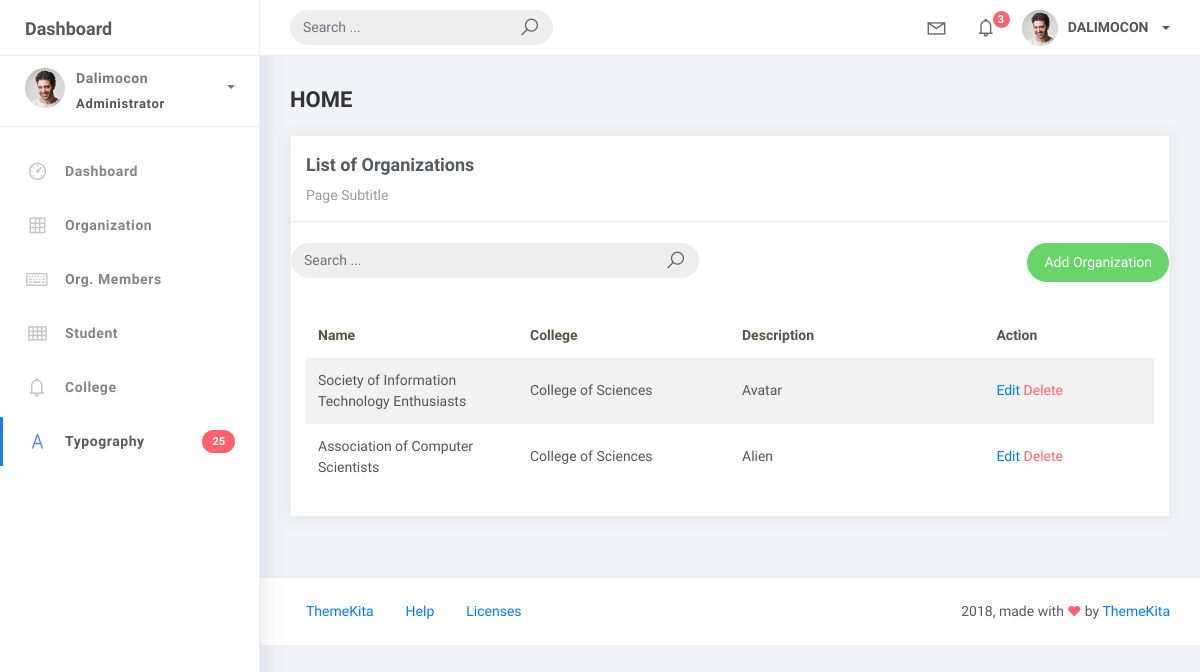
Before: /organization_list with the older database file.
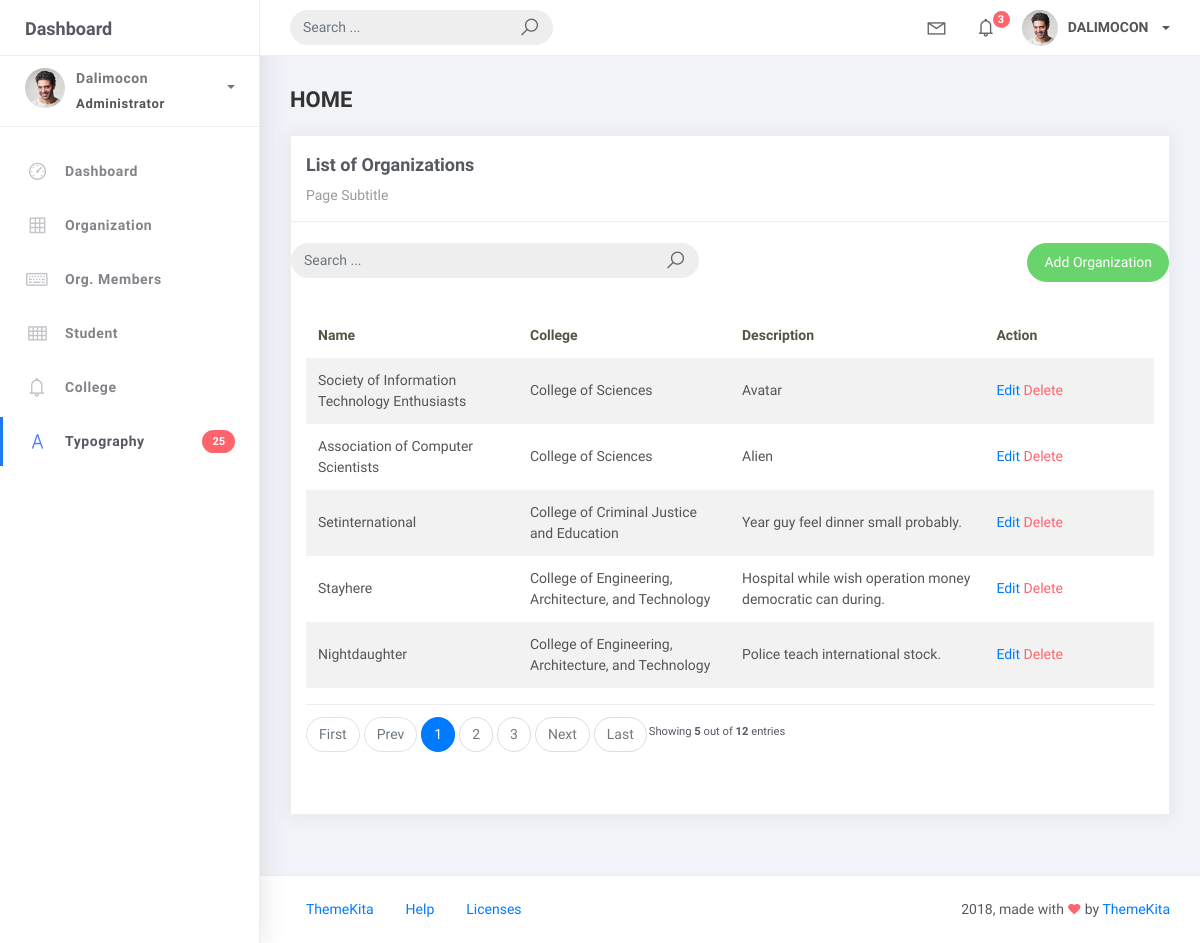
After: the same page with the newer database file.
### studentorg/models.py (models this page shows, shortened)
class BaseModel(models.Model):
    created_at = models.DateTimeField(auto_now_add=True, db_index=True)
    updated_at = models.DateTimeField(auto_now=True)
    class Meta:
        abstract = True

class Organization(BaseModel):
    name = models.CharField(max_length=250)
    college = models.ForeignKey(
        College, null=True, blank=True, on_delete=models.CASCADE)
    description = models.CharField(max_length=500)

class College(BaseModel):
    college_name = models.CharField(max_length=150)
    def __str__(self):
        return self.college_name

### studentorg/views.py (the view)
# urls.py: path('organization_list', OrganizationList.as_view(), name='organization-list'),
class OrganizationList(ListView):
    model = Organization
    context_object_name = 'organization'
    template_name  = 'org_list.html'
    paginate_by = 5
    def get_queryset(self, *args, **kwargs):
         qs = super(OrganizationList, self).get_queryset(*args, **kwargs)
         if self.request.GET.get("q") != None:
             query = self.request.GET.get('q')
             qs = qs = qs.filter(Q(name__icontains=query) |
                           Q(description__icontains=query) | Q(college__college_name__icontains=query))
         return qs

### templates/org_list.html
{% extends 'base.html' %}
{% load static %}
{% block content %}
<div class="content">
    <div class="container-fluid">
        <h4 class="page-title">HOME</h4>
        <div class="row">
            <div class="col-md-12">
                <div class="card">
                    <div class="card-header">
                        <div class="card-title">List of Organizations</div>
                        <div class="card-category">Page Subtitle</div>
                    </div>
                    <br>
                    <div class="row">
                        <div class="col-md-6">
                            <form action="" method="get" class="navbar-left navbar-form nav-search mr-md-3">
                                <div class="input-group">
                                    <input type="text" name="q" placeholder="Search ..." class="form-control" value="{{ request.GET.q }}" />
                                    <div class="input-group-append">
                                        <button type="submit" class="input-group-text"><i class="la la-search search-icon"></i></button>
                                    </div>
                                </div>
                            </form>
                        </div>
                        <div class="col-md-6">
                            <div class="pull-right">
                                <a href="{% url 'organization-add' %}" class="btn btn-success btn-rounded">Add Organization</a>
                            </div>
                        </div>
                    </div>
                    <div class="card-body">
                        <table class="table table-striped mt-3">
                            <thead>
                                <tr>
                                    <th>Name</th>
                                    <th>College</th>
                                    <th>Description</th>
                                    <th>Action</th>
                                </tr>
                            </thead>
                            <tbody>
                                {% for object in object_list %}
                                <tr>
                                    <td style="width: 25%">{{ object.name }}</td>
                                    <td style="width: 25%">{{ object.college }}</td>
                                    <td style="width: 30%">{{ object.description }}</td>
                                    <td style="width: 20%">
                                        <a href="{% url 'organization-update' object.pk %}">Edit</a>
                                        <a href="{% url 'organization-delete' object.pk %}" class="text-danger">Delete</a>
                                    </td>
                                </tr>
                                {% empty %}
                                <tr>
                                    <td colspan="4" style="text-align: center;">No Record Found!</td>
                                </tr>
                                {% endfor %}
                            </tbody>
                        </table>
                        {% include 'includes/pagination.html' %}
                    </div>
                </div>
            </div>
        </div>
    </div>
</div>
{% endblock %}

Changed rows visible on the page:
added Organization: name "Setinternational", college "College of Criminal Justice and Education", description "Year guy feel dinner small probably."
added Organization: name "Stayhere", college "College of Engineering, Architecture, and Technology", description "Hospital while wish operation money democratic can during."
added Organization: name "Nightdaughter", college "College of Engineering, Architecture, and Technology", description "Police teach international stock."
Other visible differences:
{{ object_list.count }}: (not shown) → "5"
{{ paginator.count }}: (not shown) → "12"
text now shown: "First Prev Next Last Showing out of entries"
new list line: "1"
new list line: "2"
new list line: "3"
